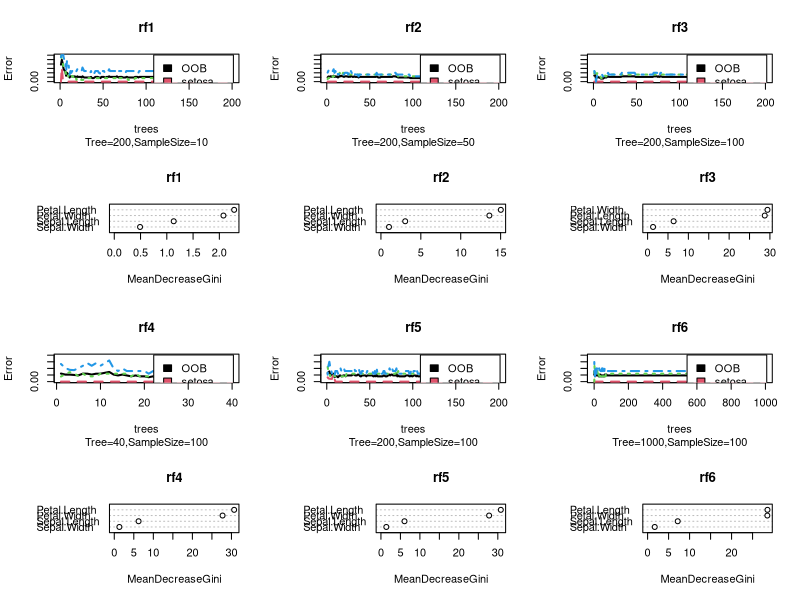

Reproduce this figure in R.
#install.packages("randomForest")
library(randomForest)
setwd('~/Github/BiomedicalMachineLearning/Homework1/')

# Get info of Iris, set categories and feature matrix
summary(iris)
X = iris[, 1:4]
Y = iris$Species

# Try different parameter for randomForest
# rf = list(list(randomForest(x=X, y=Y, ntree=200, do.tract=T, sampsize = 10)),
#           list(randomForest(x=X, y=Y, ntree=200, do.tract=T, sampsize = 50)),
#           list(randomForest(x=X, y=Y, ntree=200, do.tract=T, sampsize = 100)))
rf1 = randomForest(x=X, y=Y, ntree=200, sampsize = 10)
rf2 = randomForest(x=X, y=Y, ntree=200, sampsize = 50)
rf3 = randomForest(x=X, y=Y, ntree=200, sampsize = 100)
rf4 = randomForest(x=X, y=Y, ntree=40, sampsize = 100)
rf5 = randomForest(x=X, y=Y, ntree=200, sampsize = 100)
rf6 = randomForest(x=X, y=Y, ntree=1000, sampsize = 100)

# Plot results
png(filename="Iris-simulation.png", width = 960, height = 1920, units = "px", pointsize = 24)

par(mfrow=c(4, 3))

plot(rf1, sub="Tree=200,SampleSize=10", ylim=c(0, 0.3), lwd=2)
legend("topright", colnames(rf1$err.rate), cex=1, inset=0.03, fill=1:4)
plot(rf2, sub="Tree=200,SampleSize=50", ylim=c(0, 0.3), lwd=2)
legend("topright", colnames(rf2$err.rate), cex=1, inset=0.03, fill=1:4)
plot(rf3, sub="Tree=200,SampleSize=100", ylim=c(0, 0.3), lwd=2)
legend("topright", colnames(rf3$err.rate), cex=1, inset=0.03, fill=1:4)
varImpPlot(rf1)
varImpPlot(rf2)
varImpPlot(rf3)

plot(rf4, sub="Tree=40,SampleSize=100", ylim=c(0, 0.2), lwd=2)
legend("topright", colnames(rf4$err.rate), cex=1, inset=0.03, fill=1:4)
plot(rf5, sub="Tree=200,SampleSize=100", ylim=c(0, 0.2), lwd=2)
legend("topright", colnames(rf5$err.rate), cex=1, inset=0.03, fill=1:4)
plot(rf6, sub="Tree=1000,SampleSize=100", ylim=c(0, 0.2), lwd=2)
legend("topright", colnames(rf6$err.rate), cex=1, inset=0.03, fill=1:4)
varImpPlot(rf4)
varImpPlot(rf5)
varImpPlot(rf6)

dev.off()
